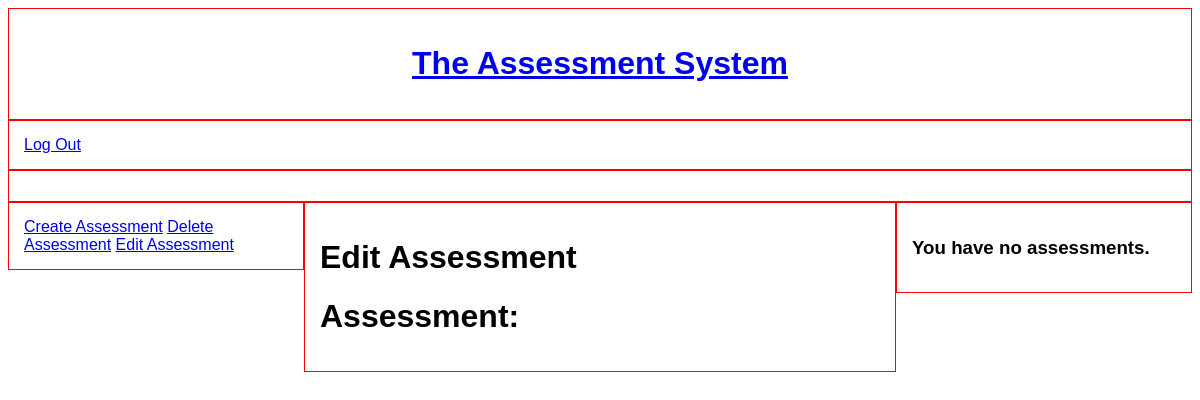
Before: /edit-assessment/edit/1/ (signed in) with the older database file.
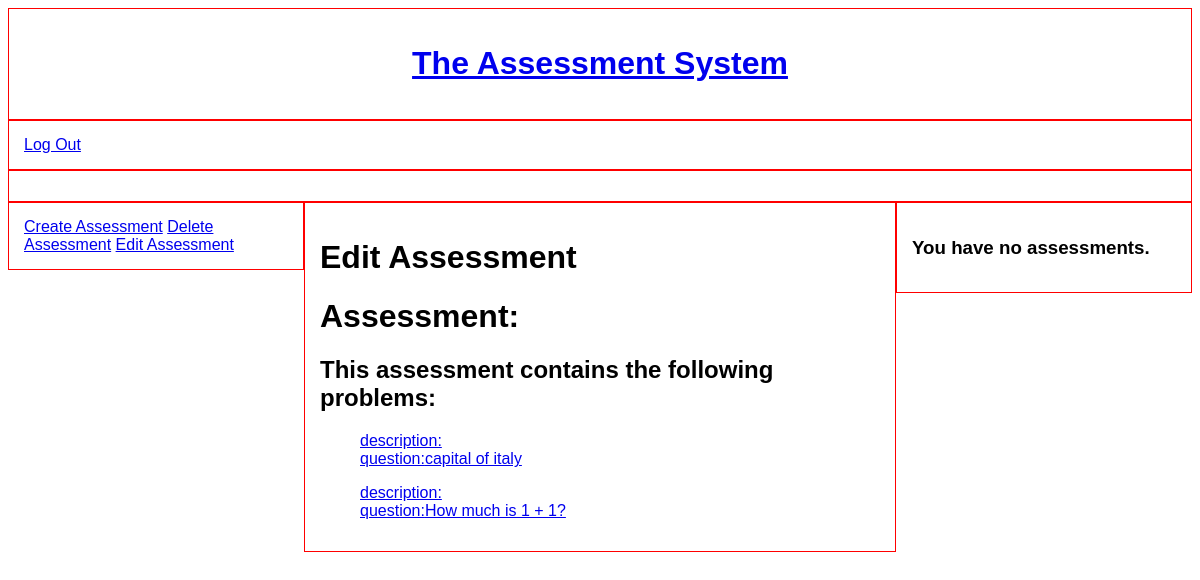
After: the same page with the newer database file.
### assessment/models.py (models this page shows)
class Problem(models.Model):
    creator = models.ForeignKey(settings.AUTH_USER_MODEL, on_delete=models.CASCADE, editable=False)
    assessment = models.ForeignKey(Assessment, on_delete=models.CASCADE)
    description = models.TextField(blank=True)
    question = models.CharField(max_length=255, blank=False)
    def __str__(self):
        return self.question

### assessment/views.py (the view)
# urls.py: path('edit-assessment/edit/', views.edit_assessment, name='edit-assessment'),
def edit(request, assessment_id):
    current_assessment = Assessment.objects.get(
        id=assessment_id
    )
    user_id = request.user.id
    current_user = User.objects.get(id=user_id)
    user_assessments = Assessment.objects.filter(creator__id=user_id).exclude(title='')
    assessment_problems = Problem.objects.filter(creator=current_user, assessment=current_assessment)
    create_problem_form = CreateProblemForm()
    create_assessment_form = CreateAssessmentForm()
    template_name = 'edit_assessment.html'
    context = {
        'create_assessment_form': create_assessment_form,
        'create_problem_form': create_problem_form,
        'assessment_problems': assessment_problems,
        'user_assessments': user_assessments,
        'current_assessment': current_assessment,
    }
    return render(request, template_name, context)

### assessment/models.py (called while the page is built)
    def __str__(self):
        return f'{self.title}'

### assessment/templates/assessment/edit_assessment.html (shortened to what this page needs)
{% extends 'home.html' %}
{% block main-content-teacher %}
<h1>Edit Assessment</h1>
<h1>Assessment: </h1><h2>{{ current_assessment }}</h2>
{% if assessment_problems %}
<h2>This assessment contains the following problems:</h2>
{% for problem in assessment_problems %}
<ul><a href="{% url 'edit-problem' problem.id %}">description: {{ problem.description }} <br>question:{{ problem }}</a></ul>
{% endfor %}
{% endif %}
{% endblock %}

Changed rows visible on the page:
added Problem: question "capital of italy"
added Problem: question "How much is 1 + 1?"
Other visible differences:
text now shown: "This assessment contains the following problems:"
